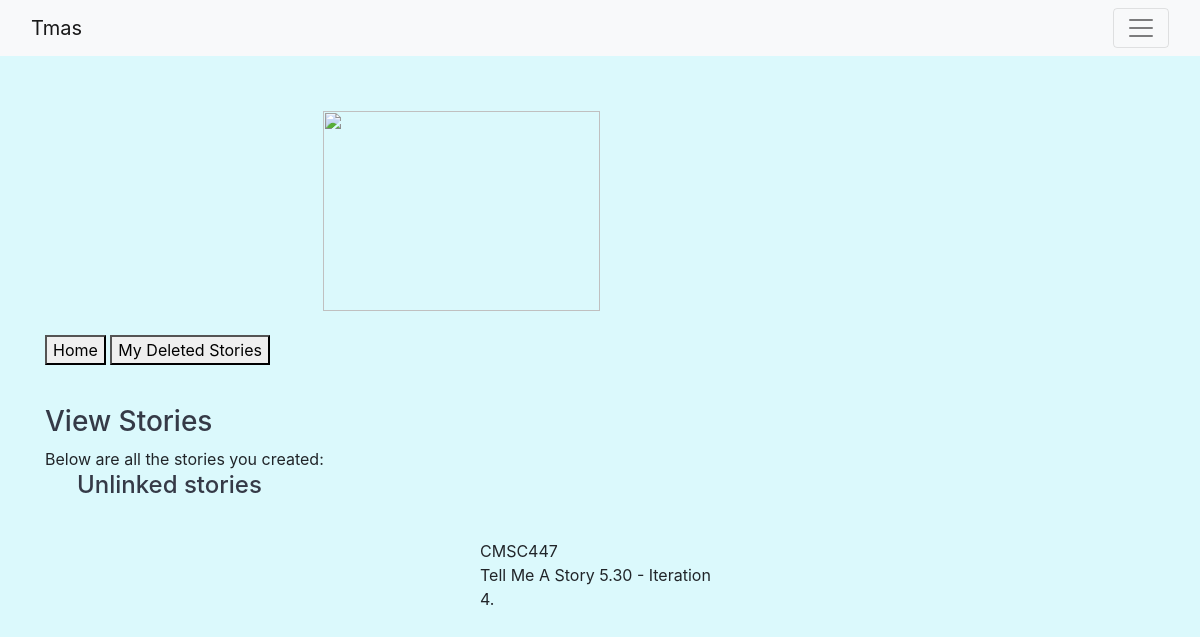
Before: /myStories/ (signed in) with the older database file.
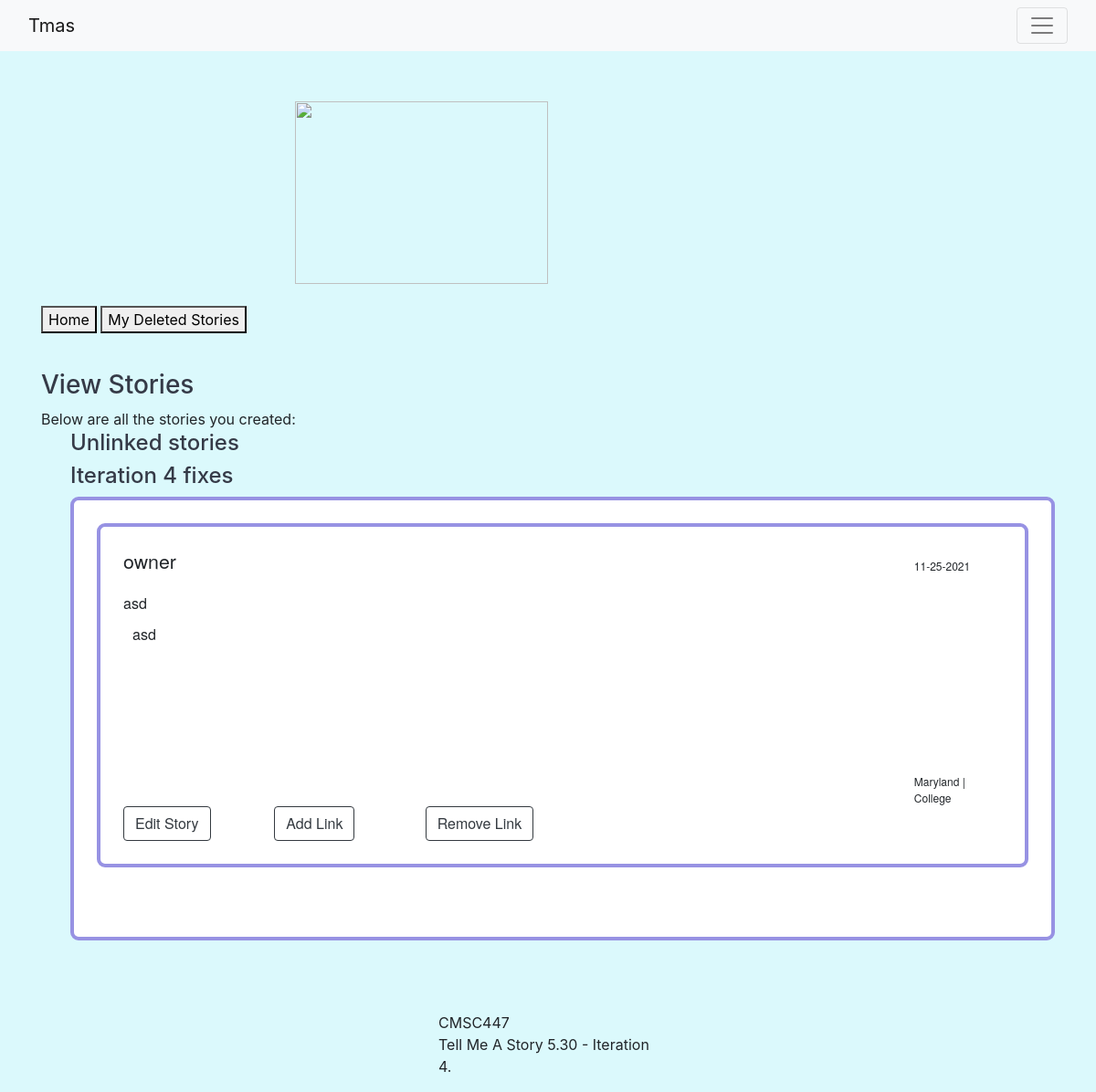
After: the same page with the newer database file.
### tmasTest/models.py (models this page shows)
class storyLink(models.Model):
    title = models.TextField()
    class Meta:
        ordering = ['title']
    def __str__(self):
        return self.title

class Tmas(models.Model):
    subject = models.TextField()
    date = models.TextField()
    story = models.TextField()
    community = models.TextField()
    user = models.TextField()
    storyID = models.TextField()
    location = models.TextField()
    status = models.TextField()
    links = models.ManyToManyField(storyLink)

### tmasTest/views.py (the view)
# urls.py: path('myStories/', views.myStories, name='myStories'),
def myStories(request):
    stories = Tmas.objects.filter(user=request.user.get_username())
    links = storyLink.objects.none()
    for story in stories:
        links |= story.links.all()
    links = links.distinct
    context = {
        'stories': stories,
        'links': links,
    }
    return render(request, "myStories.html", context=context)

### tmasTest/templates/myStories.html (shortened to what this page needs)
{% extends 'base.html' %}
{% block content %}
    <a href="{% url 'index' %}">
        <button>Home</button>
    </a>
    <a href="{% url 'myDeleted' %}">
        <button>My Deleted Stories</button>
    </a>
    <br />
    <br />
    <p>
        <h3 style="color: #353a47;">View Stories</h3>
        Below are all the stories you created:
        <ol>
            <h4 style="color: #353a47;">Unlinked stories</h4>
            {% for link in links %}
                <h4 style="color: #353a47;">{{ link }}</h4>
                <div class="listStory">
                    {% for story in stories %}
					{% if link in story.links.all %}
                        {% if story.user == user.username and story.status == "Active" %}
                            <div class="listStory">
                                <li style="list-style-type: none;">
                                    <div class="h5" style="font-size: 16pt; width: 250px">{{ story.user }}</div>
                                    <div style="font-size: 9pt;
                                                position: float;
                                                padding-left: 90%;
                                                margin-top: -25px;">{{ story.date }}</div>
                                    <div style="margin-top: 20px; margin-bottom: 3px;">{{ story.subject }}</div>
                                    <div style="background-color: white;
                                                height: 150px;
                                                border-radius: 7px 7px 7px 7px;">
                                        <div style="margin-top: 5px;
                                                    margin-bottom: 50px;
                                                    padding-left: 10px;
                                                    padding-top: 5px;">{{ story.story }}</div>
                                    </div>
                                    <div style="font-size: 9pt;
                                                position: float;
                                                padding-left: 90%;
                                                padding-top: 2%;">
                                        {{ story.location }} | {{ story.community }}
                                    </div>
                                    <div class="row g-2">
                                        <div class="col-md-2">
                                            <a href="{% url 'edit' storyID=story.storyID %}">
                                                <button type="button" class="btn btn-outline-dark">Edit Story</button>
                                            </a>
                                        </div>
                                        <div class="col-md-2">
                                            <a href="{% url 'linkPage' storyID=story.storyID %}">
                                                <button type="button" class="btn btn-outline-dark">Add Link</button>
                                            </a>
                                        </div>
                                        <div class="col-md-2">
                                            <a href="{% url 'removeLinkPage' storyID=story.storyID %}">
                                                <button type="button" class="btn btn-outline-dark">Remove Link</button>
                                            </a>
                                        </div>
                                    </div>
                                </li>
                            </div>
							{% endif %}
                        {% endif %}
                    {% endfor %}
                </div>
            {% endfor %}
        </ol>
    </p>
    <br />
{% endblock %}

Changed rows visible on the page:
added storyLink: title "Iteration 4 fixes"
added Tmas: user "owner", date "11-25-2021", subject "asd", story "asd", location "Maryland", community "College"
